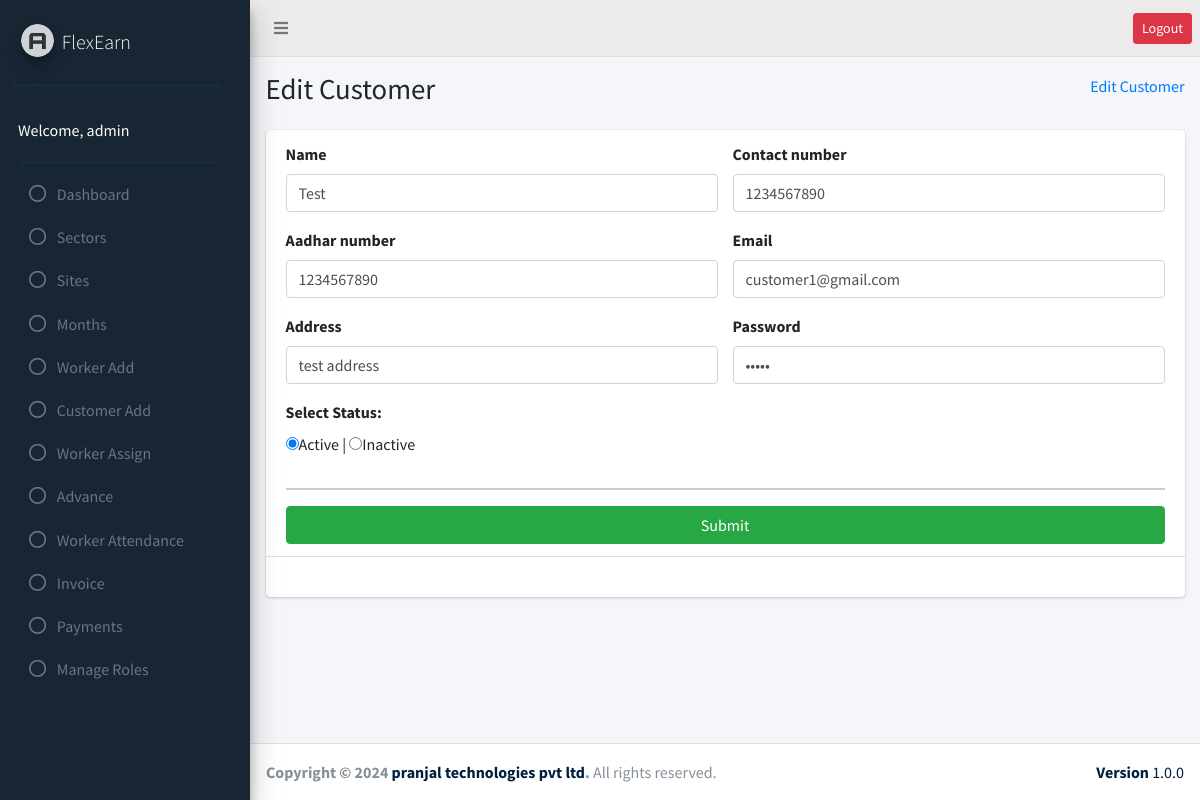
Screenshot of /Manpower/add_worker/customer_update.php?id=1 (signed in) with the database file from the repository.
### tables this page shows
CREATE TABLE `customers` (
  `id` int(11) NOT NULL,
  `name` varchar(100) NOT NULL,
  `contact_no` int(50) NOT NULL,
  `aadhar_no` varchar(50) NOT NULL,
  `email` varchar(100) NOT NULL,
  `address` varchar(200) NOT NULL,
  `password` varchar(50) NOT NULL,
  `is_active` int(1) NOT NULL
);

### Manpower/add_worker/customer_update.php (the view, shortened to what this page needs)
<?php
require_once("../header.php");
require_once("../sidebar.php");
require_once("../db_config.php");
$id=$_GET['id'];
 $update = $conn->query("SELECT * FROM `customers` WHERE id=$id");
 $result=$update->fetch_assoc();
     ?>
<section class="content-header">
  <div class="container-fluid">
    <div class="row mb-2">
      <div class="col-sm-6">
        <h1>Edit Customer</h1>
      </div>
      <div class="col-sm-6">
        <ol class="breadcrumb float-sm-right">
          <li class="breadcrumb-item"><a href="#">Edit Customer</a></li>
        </ol>
      </div>
    </div>
  </div>
</section>
<section class="content">
  <div class="container-fluid">
    <div class="row">
      <div class="col-md-12">
        <div class="card">
          <div class="card-header">
          <form action="" method="post" enctype="multipart/form-data">
            <div id="new">
                <div class="row">
                  <div class="col-6">
                    <div class="form-group">
                      <label for="Name">Name</label>
                      <input type="text" class="form-control" name="name" id="name" placeholder="Enter Worker Name" value="<?php echo $result['name']; ?>">
                    </div>
                  </div>
                  <div class="col-6">
                    <div class="form-group">
                      <label for="Iqama numbe">Contact number</label>
                      <input type="text" class="form-control" name="contact_no" id="contact_no" placeholder="Contact Number" value="<?php echo $result['contact_no']; ?>">
                    </div>
                  </div>
                  <div class="col-6">
                    <div class="form-group">
                      <label for="Local number">Aadhar number</label>
                      <input type="text" class="form-control" name="aadhar_no" id="aadhar_no" placeholder="Aadhar Number" value="<?php echo $result['aadhar_no']; ?>">
                    </div>
                  </div>
                  <div class="col-6">
                    <div class="form-group">
                      <label for="WhatsApp number">Email</label>
                      <input type="text" class="form-control" name="email" id="email" placeholder="Email"  value="<?php echo $result['email']; ?>">
                    </div>
                  </div>
                  <div class="col-6">
                    <div class="form-group">
                      <label for="Address">Address</label>
                      <input type="text" class="form-control" name="address" id="address" placeholder="Address" value="<?php echo $result['address']; ?>">
                    </div>
                  </div>
                  <div class="col-6">
                    <div class="form-group">
                      <label for="Password">Password</label>
                      <input type="password" class="form-control" name="password" id="password" placeholder="Password" value="<?php echo $result['password']; ?>">
                    </div>
                  </div>
                  <div class="col-6">
                    <div class="form-group">
                    <label for="status">Select Status:</label><br>
                    <input type="radio" name="is_active" value="1" <?php if($result['is_active']==1){echo "checked";} ?> ><span>Active</span> |
                    <input type="radio" name="is_active" value="0" <?php if($result['is_active']!=1){echo "checked";} ?>><span>Inactive</span>
                  </div>
                </div>
                </div>
                <hr style="border: 1px solid #ccc;">
              </div>
              <input type="submit" name="submit" value="Submit" class="btn btn-block btn-success"></input>
            </form>
          </div>
          <div class="card-body">
          </div>
        </div>
      </div>
    </div>
  </div>
</section>
<?php require("../footer.php"); ?>

### rows the page displays
customers: name "Test", contact_no "1234567890", aadhar_no "1234567890", email "customer1@gmail.com", address "test address", is_active "☑"

### other values shown
$_SESSION['name'] "admin"
